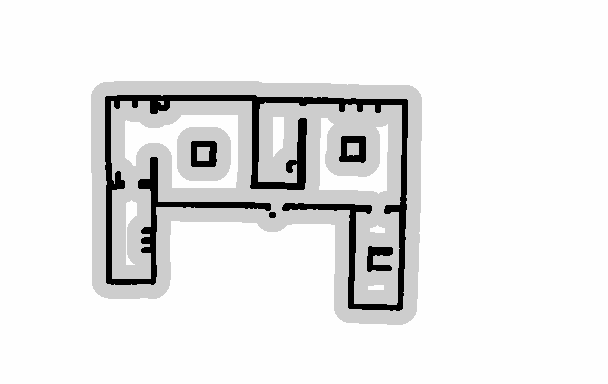
#> input picture src/src/autonomous_tb/maps/mmap.pgm, 608 x 384 px, found by its file name
$ python score_original.py   (older library calls are emulated)
#> lines starting #> are read from the running program, lines starting #| are printed output that depends on the picture; after the words box and inside, x2 and y2 are one past the last pixel; in counts of white or black regions, pixels touching at a corner belong together
### src/src/autonomous_tb/scripts/RRT.py
#!/usr/bin/env python3
import matplotlib.pyplot as plt
import numpy as np
from scipy import spatial


# Class for each tree node
class Node:
    def __init__(self, row, col):
        self.row = row        # coordinate
        self.col = col        # coordinate
        self.parent = None    # parent node / edge
        self.cost = 0.0       # cost to parent / edge weight


# Class for RRT
class RRT:
    # Constructor
    def __init__(self, map_array, start, goal,draw_map):
        self.map_array = map_array            # map array, 1->free, 0->obstacle
        self.size_row = map_array.shape[0]    # map size
        self.size_col = map_array.shape[1]    # map size

        self.start = Node(start[0], start[1]) # start node
        self.goal = Node(goal[0], goal[1])    # goal node
        self.vertices = []                    # list of nodes
        self.found = False                    # found flag
        self.drawMap = draw_map                 # Draw map flag

    def init_map(self):
        '''Intialize the map before each search
        '''
        self.found = False
        self.vertices = []
        self.vertices.append(self.start)


    def dis(self, node1, node2):
        '''Calculate the euclidean distance between two nodes
        arguments:
            node1 - node 1
            node2 - node 2

        return:
            euclidean distance between two nodes
        '''
        return np.sqrt((node1.row-node2.row)**2 + (node1.col-node2.col)**2)


    def check_collision(self, node1, node2):
        '''Check if the path between two nodes collide with obstacles
        arguments:
            node1 - node 1
            node2 - node 2

        return:
            True if there are obstacles
            False if the new node is valid to be connected
        '''
        # Check obstacle between nodes
        # get all the points in between
        points_between = zip(np.linspace(node1.row, node2.row, dtype=int),
                             np.linspace(node1.col, node2.col, dtype=int))
        # check if any of these are obstacles
        for point in points_between:
            if self.map_array[point[0]][point[1]] == 0:
                return True
        return False


    def get_new_point(self, goal_bias):
        '''Choose the goal or generate a random point
        arguments:
            goal_bias - the possibility of choosing the goal instead of a random point

        return:
            point - the new point
        '''
        # select goal
        if np.random.random() < goal_bias:
            point = [self.goal.row, self.goal.col]
        # or generate a random point
        else:
            point = [np.random.randint(0, self.size_row-1), np.random.randint(0, self.size_col-1)]
        return point


    def get_new_point_in_ellipsoid(self, goal_bias, c_best):
        '''Choose the goal or generate a random point in an ellipsoid
           defined by start, goal and current best length of path
        arguments:
            goal_bias - the possibility of choosing the goal instead of a random point
            c_best - the length of the current best path

        return:
            point - the new point
        '''
        # Select goal
        if np.random.random() < goal_bias:
            point = [self.goal.row, self.goal.col]

        # Generate a random point in an ellipsoid
        else:
            #pass
            # Compute the distance between start and goal - c_min
            c_min = self.dis(self.goal, self.start)

            # Calculate center of the ellipsoid - x_center
            x_ = (self.goal.row + self.start.row)/2
            y_ = (self.goal.col + self.start.col)/2

            # Compute rotation matrix from elipse to world frame - C
            a1 = np.array([[(self.goal.row - self.start.row)/c_min],[(self.goal.col - self.start.col)/c_min]])
            mat = np.matmul(a1, np.array([[1, 0]]))
            # Single value decomposition (SVD)
            u, s, vh = np.linalg.svd(mat, full_matrices = True)
            # Diagonal array
            d_mat = np.diag([1, np.linalg.det(u)*np.linalg.det(vh)])
            rot_mat = np.matmul(np.matmul(u, d_mat), vh)

            # Compute diagonal matrix - L
            L = np.diag(np.array([c_best/2, np.sqrt(c_best**2 - c_min**2)/2]))

            # Cast a sample from a unit ball - x_ball
            x_ball = np.random.normal(loc = 0, scale = 0.5, size = 2)
            # Transformation points
            p_tframe = np.matmul(np.matmul(rot_mat, L), x_ball)
            # New transformed coordinates of point
            point = [int(p_tframe[0] + x_), int(p_tframe[1] + y_)]

        return point


    def get_nearest_node(self, point):
        '''Find the nearest node from the new point in self.vertices
        arguments:
            point - the new point

        return:
            the nearest node
        '''
        # Use kdtree to find the neighbors within neighbor size
        samples = [[v.row, v.col] for v in self.vertices]
        kdtree = spatial.cKDTree(samples)
        coord, ind = kdtree.query(point)
        return self.vertices[ind]


    def sample(self, goal_bias=0.05, c_best=0):
        '''Sample a random point in the area
        arguments:
            goal_bias - the possibility of choosing the goal instead of a random point
            c_best - the length of the current best path (For informed RRT)

        return:
            a new node if this node is valid and added, None if not.

        Generate a new point
        '''
        # Generate a new point

        new_point = self.get_new_point(goal_bias) #del this

        # Regular sampling if c_best <= 0
        # using self.get_new_point
        if c_best <= 0:
            new_point = self.get_new_point(goal_bias)
        # Sampling in an ellipsoid if c_best is a positive value
        # using self.get_new_point_in_ellipsoid
        else:
            new_point = self.get_new_point_in_ellipsoid(goal_bias, c_best)

        return new_point


    def extend(self, new_point, extend_dis=10):
        '''Extend a new node to the current tree structure
        arguments:
            new_point - the new sampled point in the map
            extend_dis - extension distance for each step

        return:
            a new node if this node is valid and added, None if not.

        Extend towards the new point and check feasibility.
        Create and add a new node if feasible.
        '''
        # Get nearest node
        nearest_node = self.get_nearest_node(new_point)

        # Calculate new node location
        slope = np.arctan2(new_point[1]-nearest_node.col, new_point[0]-nearest_node.row)
        new_row = nearest_node.row + extend_dis*np.cos(slope)
        new_col = nearest_node.col + extend_dis*np.sin(slope)
        new_node = Node(int(new_row), int(new_col))

        # Check boundary and collision
        if (0 <= new_row < self.size_row) and (0 <= new_col < self.size_col) and \
           not self.check_collision(nearest_node, new_node):
            # If pass, add the new node
            new_node.parent = nearest_node
            new_node.cost = extend_dis
            self.vertices.append(new_node)

            # Check if goal is close
            if not self.found:
                d = self.dis(new_node, self.goal)
                if d < extend_dis:
                    self.goal.cost = d
                    self.goal.parent = new_node
                    self.vertices.append(self.goal)
                    self.found = True

            return new_node
        else:
            return None


    def get_neighbors(self, new_node, neighbor_size):
        '''Get the neighbors that is within the neighbor distance from the node
        arguments:
            new_node - a new node
            neighbor_size - the neighbor distance

        return:
            neighbors - a list of neighbors that are within the neighbor distance
        '''
        # Use kdtree to find the neighbors within neighbor size
        samples = [[v.row, v.col] for v in self.vertices]
        kdtree = spatial.cKDTree(samples)
        ind = kdtree.query_ball_point([new_node.row, new_node.col], neighbor_size)
        neighbors = [self.vertices[i] for i in ind]
        # Remove the new_node itself
        neighbors.remove(new_node)
        return neighbors


    def path_cost(self, start_node, end_node):
        '''Compute path cost starting from start node to end node
        arguments:
            start_node - path start node
            end_node - path end node

        return:
            cost - path cost
        '''
        cost = 0
        curr_node = end_node
        while start_node.row != curr_node.row or start_node.col != curr_node.col:
            # Keep tracing back until finding the start_node
            # or no path exists
            parent = curr_node.parent
            if parent is None:
                print("Invalid Path")
                return 0
            cost += curr_node.cost
            curr_node = parent

        return cost


    def rewire(self, new_node, neighbors):
        '''Rewire the new node and all its neighbors
        arguments:
            new_node - the new node
            neighbors - a list of neighbors that are within the neighbor distance from the node

        Rewire the new node if connecting to a new neighbor node will give least cost.
        Rewire all the other neighbor nodes.
        '''
        # If no neighbors, skip
        if neighbors == []:
            return

        # Compute the distance from the new node to the neighbor nodes
        distances = [self.dis(new_node, node) for node in neighbors]

        # Rewire the new node
        # compute the least potential cost
        costs = [d + self.path_cost(self.start, neighbors[i]) for i, d in enumerate(distances)]
        indices = np.argsort(np.array(costs))
        # check collision and connect the best node to the new node
        for i in indices:
            if not self.check_collision(new_node, neighbors[i]):
                new_node.parent = neighbors[i]
                new_node.cost = distances[i]
                break

        # Rewire new_node's neighbors
        for i, node in enumerate(neighbors):
            # new cost
            new_cost = self.path_cost(self.start, new_node) + distances[i]
            # if new cost is lower
            # and there is no obstacles in between
            if self.path_cost(self.start, node) > new_cost and \
               not self.check_collision(node, new_node):
                node.parent = new_node
                node.cost = distances[i]


    # [98 lines left out: functions draw_map, RRT, RRT_star, not called in this run]


    def informed_RRT_star(self, n_pts=1000, neighbor_size=20):
        '''Informed RRT* search function
        arguments:
            n_pts - number of points try to sample,
                    not the number of final sampled points
            neighbor_size - the neighbor distance

        In each step, extend a new node if possible, and rewire the node and its neighbors
        Once a path is found, an ellipsoid will be defined to constrained the sampling area
        '''
        # Remove previous result
        self.init_map()
        # Start searching
        for i in range(n_pts):

            #### TODO ####
            c_best = 0
            # Once a path is found, update the best length of path - c_best
            # using the function self.path_cost(self.start, self.goal)
            if self.found:
                c_best = self.path_cost(self.start, self.goal)

            # Rewire
            n_node = self.extend(self.sample(0.05, c_best), 10)
            # If new node is not empty
            if n_node != None:
                # Rewire
                self.rewire(n_node, self.get_neighbors(n_node, neighbor_size))

            # Extend a new node
            new_point = self.sample(0.05, c_best)
            new_node = self.extend(new_point, 10)
            # Rewire
            if new_node is not None:
                neighbors = self.get_neighbors(new_node, neighbor_size)
                self.rewire(new_node, neighbors)

        # Draw result
        if self.drawMap==True:
            self.draw_map()

        # Output
        if self.found:
            steps = len(self.vertices) - 2
            length = self.path_cost(self.start, self.goal)
            # print("It took %d nodes to find the current path" %steps)
            # print("The path length is %.2f" %length)
            return((int(length), steps))
        else:
            # print("No path found")
            return (-1, -1)


### src/src/autonomous_tb/scripts/score_original.py
#!/usr/bin/env python3

from PIL import Image
import numpy as np
from RRT import RRT
import time
from matplotlib import cm
import matplotlib.pyplot as plt

class Score():

	def __init__(self):
		# Path to access the map
		# Without obstacles
		self.FILE_PATH = "/home/aka/capstone_ws/src/autonomous_tb/maps/mmap.pgm"
		# With obstacles
		self.FILE_PATH2 = "/home/aka/capstone_ws/src/autonomous_tb/maps/mmap_cost_obs.pgm"

		# Goal coordinates
		self.goal  = (203, 275)

		# Draw map flag
		self.draw_map = True
		# Start coordinates
		self.start_coordinates = [(114, 394), (135, 151), (184, 130), (111, 300), (207, 372)]
		self.name_map = {114:'Room 1', 135:'Room 2', 184:'Room 3', 111:'Room 4', 207:'Room 5'}
		# Map scores without obstacles
		self.map_scores_no_obs, self.gradient_map = self.score(self.start_coordinates, self.goal, self.FILE_PATH)
		# Map scores with obstacles
		self.map_scores_obs, self.foo = self.score(self.start_coordinates, self.goal, self.FILE_PATH2)

		self.change_dict = dict()

		for key in self.map_scores_obs.keys():
			perc_change = ((self.map_scores_obs[key][0] - self.map_scores_no_obs[key][0]) / self.map_scores_no_obs[key][0])*100
			self.change_dict[self.name_map[key]] = perc_change

		print("Map scores (No obstacles):")
		print(self.map_scores_no_obs)
		print(" ")
		print("Map scores (With obstacles):")
		print(self.map_scores_obs)
		print(" ")
		print("Percent change in each room:")
		for key in self.change_dict.keys():
			print("{}: {:0.2f}%".format(key, self.change_dict[key]))

		# For 3d surface plot
		self.X = np.arange(0, 384)
		self.Y = np.arange(0, 384)
		self.X, self.Y = np.meshgrid(X, Y)
		self.fig, self.ax = plt.subplots(subplot_kw={"projection": "3d"})
		self.surf = self.ax.plot_surface(self.X, self.Y, self.gradient_map, cmap=cm.coolwarm, linewidth=0, antialiased=False)
		#plt.contour(self.gradient_map)
		self.fig.colorbar(surf, shrink=0.5, aspect=5)
		plt.show()

	def load_map(self, file_path, resolution_scale):
		''' Load map from an image and return a 2D binary numpy array
			where 0 represents obstacles and 1 represents free space
		'''
#> called with resolution_scale = 1
		# Load the image with grayscale
		img = Image.open(file_path).convert('L')
#> img is the input picture: PIL image 608x384 L; min 0, max 254, mean 232.6
		# Rescale the image
		size_x, size_y = img.size
#> size_x = 608; size_y = 384
		new_x, new_y  = int(size_x*resolution_scale), int(size_y*resolution_scale)
#> new_x = 608; new_y = 384
		img = img.resize((new_x, new_y), Image.ANTIALIAS)

		map_array = np.asarray(img, dtype='uint8')

		# Get binary image
		threshold = 127
		map_array = 1 * (map_array > threshold)
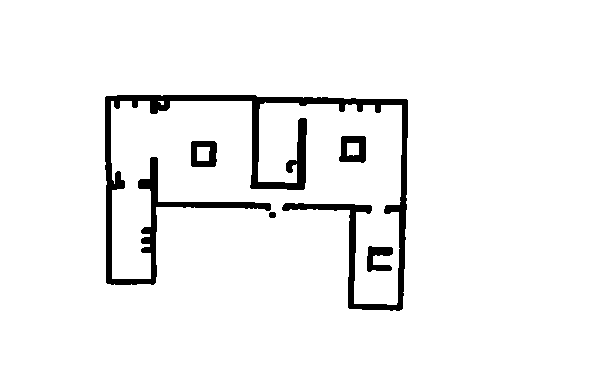
#> map_array: shape (384, 608) int64; values 0 (black) and 1 (white), 95.1% white; 5 black regions, box (x1, y1, x2, y2) and area: (105, 95, 408, 311) 9902, (339, 136, 366, 163) 513, (191, 141, 217, 167) 487, (367, 246, 393, 272) 417, (269, 212, 276, 218) 38
		# Result 2D numpy array
		return map_array

	def gkern(self, kernel_size, sigma=1, mu=0):
		x, y = np.meshgrid(np.linspace(-1,1,kernel_size), np.linspace(-1,1,kernel_size))
		d = np.sqrt(x*x+y*y)
		return np.exp(-( (d-mu)**2 / ( 2.0 * sigma**2 ) ) )

	def grad_map(self, map_array, risk_points, kernel_size, sigma, max_cost=10):
#> called with kernel_size = 50, sigma = 0.6, max_cost = 10
		grad_map = map_array
		kernel = self.gkern(kernel_size=kernel_size, sigma=sigma)*max_cost
		kernel_len = len(kernel)
		steps = int(kernel_len/2.2)
		k_flattened = kernel.flatten()

		for points in risk_points:
		# Center coordinates
			x, y = points[0], points[1]
			i = 0
			for x_coord in range(x-steps, x+steps+1):
				for y_coord in range(y-steps, y+steps+1):
					grad_map[x_coord][y_coord] = grad_map[x_coord][y_coord]*k_flattened[i]
					i+=1
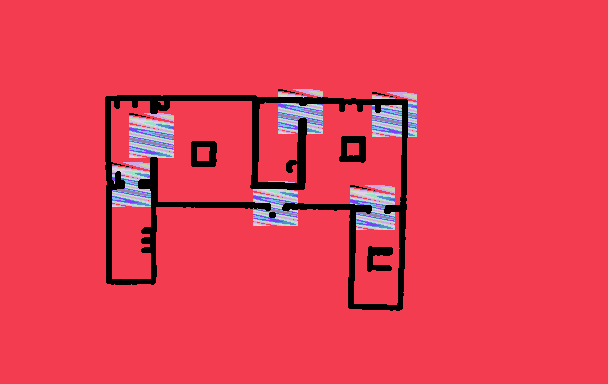
#> grad_map: shape (384, 608) int64; 10 distinct labels, from 0 to 9; one colour per label, 0 black
		return grad_map

	def score(self, locations, goal, file_path):
		"""
		arguments : list containing tuple of start coordinates
				  : goal_coordinates
				  : file_path to the map
		return    : dictionary{start_coordinate[0]: (path_length, path_nodes)}
		"""
		# Load the map
		map_array = self.load_map(file_path, 1)
		risk_coordinates = [points for points in locations]
		risk_coordinates.append(goal)
		gradient_map = self.grad_map(map_array, risk_coordinates, kernel_size=50, sigma=0.6, max_cost=10) #increasing the kernel size of the gradient
		gradient_map = np.flipud(gradient_map)
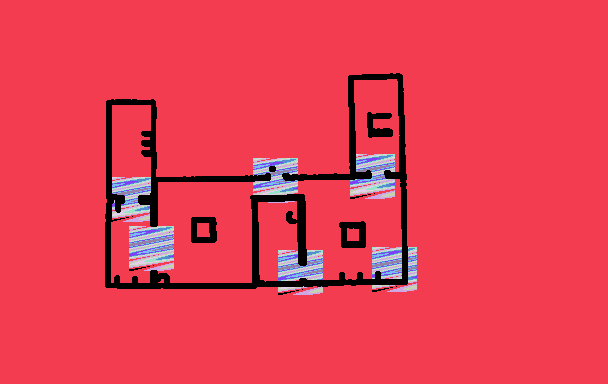
#> gradient_map: shape (384, 608) int64; 10 distinct labels, from 0 to 9; one colour per label, 0 black

		start_time = time.time()
		score_dict = dict()
		for start_coord in locations:
			# Planning class
			RRT_planner = RRT(map_array, start_coord, goal, self.draw_map)
			path_length, path_nodes = RRT_planner.informed_RRT_star(n_pts=2000)
			score_dict[start_coord[0]] = (path_length, path_nodes)
		end_time = time.time()
		print("Total time for calculating scores is %.2f" %(end_time-start_time))

		return score_dict, gradient_map


if __name__ == "__main__":

#> (the run stopped early here; a loop or call above may not have finished)
